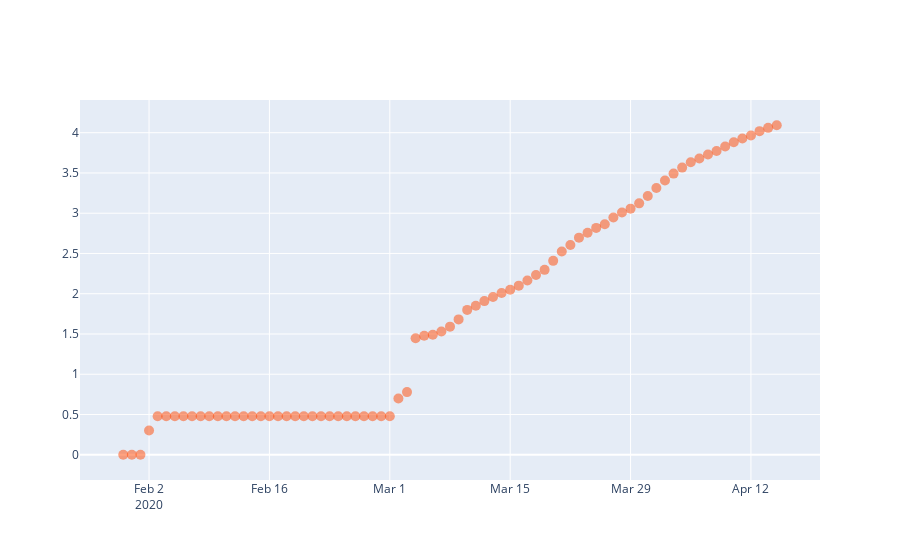

Source (notebook cell):
### Code cell
trace0 = go.Scatter(x = df.DATE, 
                    y = np.log10(df.Total_conf),
                   mode='markers',
                   marker = {'size':10,'color':'rgba(255,70,0,0.5)'},
                   name = 'Scatter Plot')
data = [trace0]

iplot({'data':data})
